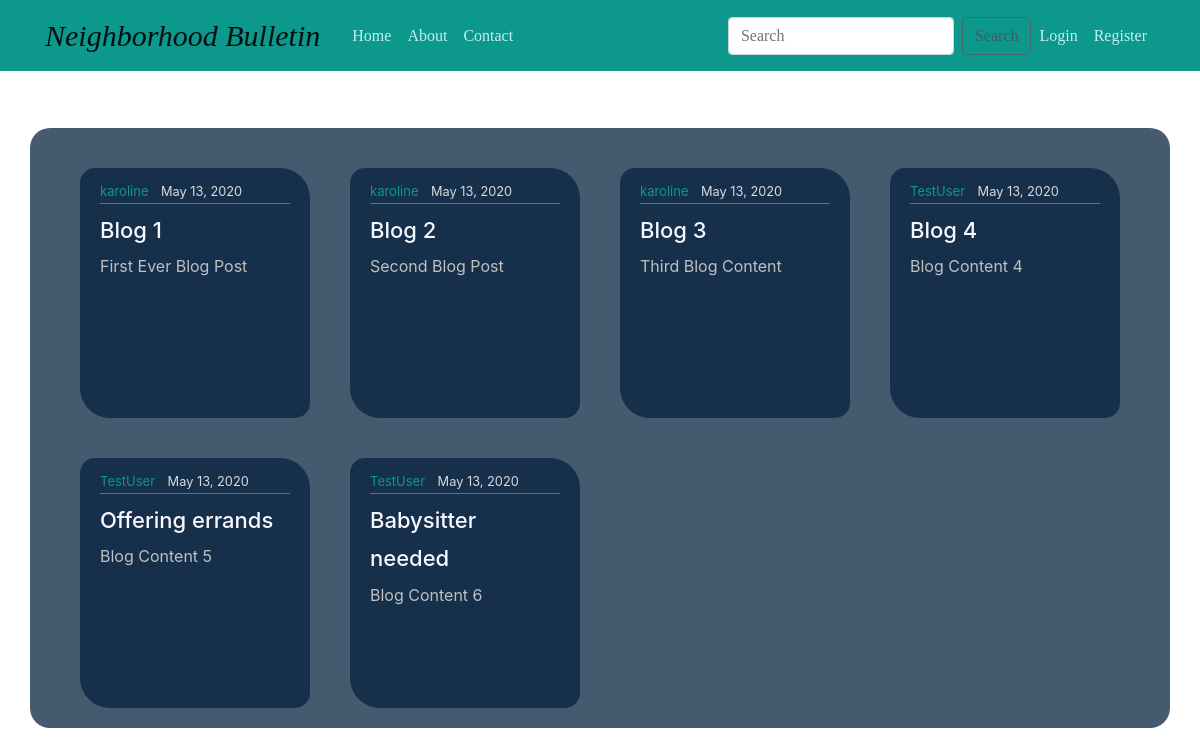
Page /blog/ on the earlier database version.
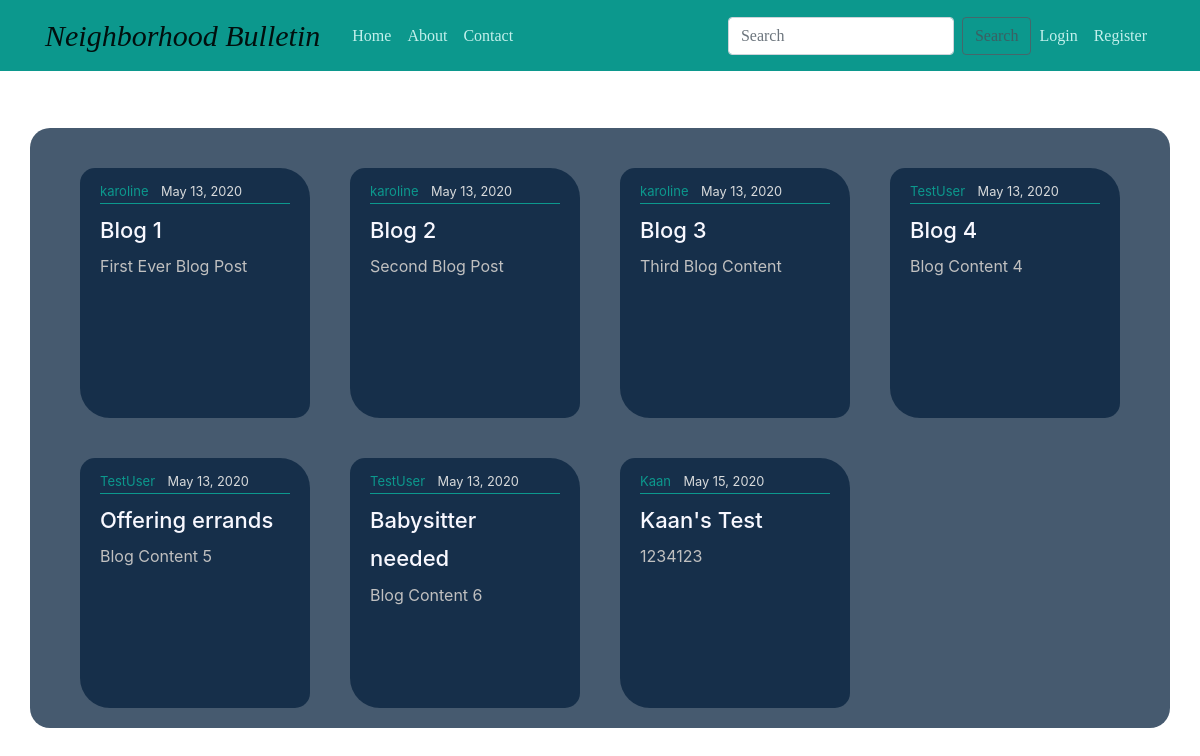
Same page on the later database version.
### blog/models.py (models this page shows, shortened)
class Post(models.Model):
    title = models.CharField(max_length=100)
    content = models.TextField()
    date_posted = models.DateTimeField(default=timezone.now)
    author = models.ForeignKey(User, on_delete=models.CASCADE)

### blog/views.py (the view)
# urls.py: path('',views.home, name='blog-home'),
def home(request):
    context = {
        'posts': Post.objects.all()
    }
    return render(request, 'blog/home.html', context)

### blog/templates/blog/home.html
{% extends "blog/base.html" %}
{% block content %}
  {% for post in posts %}
    <article class="media content-section">
        <div class="media-body">
          <div class="article-metadata">
            <a class="mr-2" href="#">{{ post.author }}</a>
            <small class="text-muted">{{ post.date_posted|date:"F d, Y" }}</small>
          </div>
          <h2><a class="article-title" href="#">{{ post.title }}</a></h2>
          <p class="article-content">{{ post.content }}</p>
        </div>
      </article>
  {% endfor %}
{% endblock content %}

### blog/templates/blog/base.html (shortened to what this page needs)
{% load static %}
<!DOCTYPE html>
<html lang="en" dir="ltr">
  <head>
  <link rel="stylesheet" href="https://maxcdn.bootstrapcdn.com/bootstrap/4.0.0/css/bootstrap.min.css">
  <link rel="stylesheet" type="text/css" href="{% static 'blog/main.css' %}">
  </head>
  <body>
    <header class="site-header">
      <nav class="navbar navbar-expand-md navbar-light fixed-top justify-content-between" style ="background-color:#0c988d">
        <div class="container">
          <a class="navbar-brand mr-4" href="{% url 'blog-home' %}">Neighborhood Bulletin</a>
          <div class="collapse navbar-collapse" id="navbarToggle">
            <div class="navbar-nav mr-auto">
              <a class="nav-item nav-link" href="{% url 'blog-home' %}">Home</a>
              <a class="nav-item nav-link" href="{% url 'blog-about' %}">About</a>
              <a class="nav-item nav-link" href="{% url 'blog-contact' %}">Contact</a>
            </div>
            <form class="form-inline">
              <input class="form-control mr-sm-2" type="search" placeholder="Search" aria-label="Search">
              <button class="btn btn-outline-success my-2 my-sm-0" type="submit">Search</button>
            </form>
            <div class="navbar-nav">
              <a class="nav-item nav-link" href="#">Login</a>
              <a class="nav-item nav-link" href="{% url 'register' %}">Register</a>
            </div>
          </div>
        </div>
      </nav>
    </header>
    <br><br>
    <main role="main" class="container">
    <div class="row">
      <div class="col-md-8">
        {% block content %}{% endblock %}
      </div>
  </main>
  </body>
</html>

### blog/static/blog/main.css (style rules this page uses)
body { background: #fafafa; color: #fafafa; margin-top: 5rem; }
h2 .article-title { color: ghostwhite; font-size: 22px; }
.site-header .navbar-nav .nav-link { color: #c3f0ec; }
.content-section { background: #06213dbd; padding: 10px 20px; border-radius: 15px 30px; margin-bottom: 20px; float: left; margin: 20px; height: 250px; width: 230px; }
.article-content { white-space: pre-line; }
.article-metadata { padding-bottom: 1px; margin-bottom: 4px; border-bottom: 1px solid #0c988d }
.mr-2 { color: #0c988d; font-size: small; }
p { margin-top: 0; margin-bottom: 1rem; color: silver; }
.col-md-8 { flex: 0 0 100%; max-width: 100%; }
.text-muted { color: #6c757d!important; text-align: right; margin: 27px; }
nav.navbar.navbar-expand-md.navbar-light.fixed-top.justify-content-between { background-color: #0c988d; font-size: 16px; font-family: cursive; color: beige; }
.navbar-light .navbar-brand { color: rgba(0,0,0,.9); font-size: 30px; font-style: oblique; }
.btn-outline-success { color: #495057c7; background-color: transparent; background-image: none; border-color: #545b62c9; }
.text-muted { color: #d9dbdc!important; text-align: left; margin-top: 10px; margin-left: auto; }
.col-md-8 { flex: 0 0 100%; max-width: 100%; background: #06213dbd; border-radius: 20px; padding-top: 20px; padding-left: 30px; }

Differences in the rows shown:
added Post: author "Kaan", date_posted "May 15, 2020", title "Kaan's Test", content "1234123"
